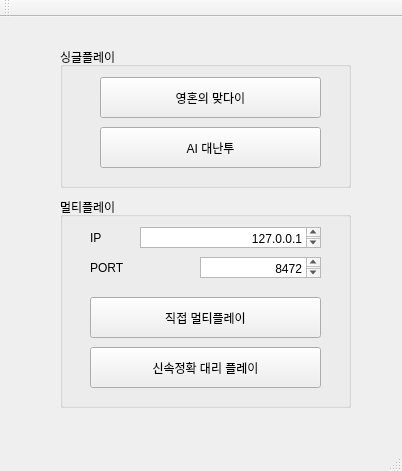
<?xml version="1.0" encoding="UTF-8"?>
<ui version="4.0">
 <class>QTtestClass</class>
 <widget class="QMainWindow" name="QTtestClass">
  <property name="geometry">
   <rect>
    <x>0</x>
    <y>0</y>
    <width>402</width>
    <height>471</height>
   </rect>
  </property>
  <property name="windowTitle">
   <string>Othello Stone!</string>
  </property>
  <widget class="QWidget" name="centralWidget">
   <widget class="QGroupBox" name="groupBox">
    <property name="geometry">
     <rect>
      <x>60</x>
      <y>30</y>
      <width>291</width>
      <height>141</height>
     </rect>
    </property>
    <property name="title">
     <string>싱글플레이</string>
    </property>
    <widget class="QPushButton" name="Singleplay_man">
     <property name="geometry">
      <rect>
       <x>40</x>
       <y>30</y>
       <width>221</width>
       <height>41</height>
      </rect>
     </property>
     <property name="text">
      <string>영혼의 맞다이</string>
     </property>
    </widget>
    <widget class="QPushButton" name="Singleplay_com">
     <property name="geometry">
      <rect>
       <x>40</x>
       <y>80</y>
       <width>221</width>
       <height>41</height>
      </rect>
     </property>
     <property name="text">
      <string>AI 대난투</string>
     </property>
    </widget>
   </widget>
   <widget class="QGroupBox" name="groupBox_2">
    <property name="geometry">
     <rect>
      <x>60</x>
      <y>180</y>
      <width>291</width>
      <height>211</height>
     </rect>
    </property>
    <property name="title">
     <string>멀티플레이</string>
    </property>
    <widget class="QPushButton" name="Multiplay_man">
     <property name="geometry">
      <rect>
       <x>30</x>
       <y>100</y>
       <width>231</width>
       <height>41</height>
      </rect>
     </property>
     <property name="text">
      <string>직접 멀티플레이</string>
     </property>
    </widget>
    <widget class="QTextEdit" name="svr_ip">
     <property name="geometry">
      <rect>
       <x>80</x>
       <y>30</y>
       <width>181</width>
       <height>21</height>
      </rect>
     </property>
     <property name="inputMethodHints">
      <set>Qt::ImhNone</set>
     </property>
     <property name="html">
      <string>&lt;!DOCTYPE HTML PUBLIC &quot;-//W3C//DTD HTML 4.0//EN&quot; &quot;http://www.w3.org/TR/REC-html40/strict.dtd&quot;&gt;
&lt;html&gt;&lt;head&gt;&lt;meta name=&quot;qrichtext&quot; content=&quot;1&quot; /&gt;&lt;style type=&quot;text/css&quot;&gt;
p, li { white-space: pre-wrap; }
&lt;/style&gt;&lt;/head&gt;&lt;body style=&quot; font-family:'Gulim'; font-size:9pt; font-weight:400; font-style:normal;&quot;&gt;
&lt;p align=&quot;right&quot; style=&quot; margin-top:0px; margin-bottom:0px; margin-left:0px; margin-right:0px; -qt-block-indent:0; text-indent:0px;&quot;&gt;127.0.0.1&lt;/p&gt;&lt;/body&gt;&lt;/html&gt;</string>
     </property>
    </widget>
    <widget class="QLabel" name="label">
     <property name="geometry">
      <rect>
       <x>30</x>
       <y>30</y>
       <width>41</width>
       <height>21</height>
      </rect>
     </property>
     <property name="text">
      <string>IP</string>
     </property>
    </widget>
    <widget class="QLabel" name="label_2">
     <property name="geometry">
      <rect>
       <x>30</x>
       <y>60</y>
       <width>41</width>
       <height>21</height>
      </rect>
     </property>
     <property name="text">
      <string>PORT</string>
     </property>
    </widget>
    <widget class="QTextEdit" name="svr_port">
     <property name="geometry">
      <rect>
       <x>140</x>
       <y>60</y>
       <width>121</width>
       <height>21</height>
      </rect>
     </property>
     <property name="inputMethodHints">
      <set>Qt::ImhNone</set>
     </property>
     <property name="html">
      <string>&lt;!DOCTYPE HTML PUBLIC &quot;-//W3C//DTD HTML 4.0//EN&quot; &quot;http://www.w3.org/TR/REC-html40/strict.dtd&quot;&gt;
&lt;html&gt;&lt;head&gt;&lt;meta name=&quot;qrichtext&quot; content=&quot;1&quot; /&gt;&lt;style type=&quot;text/css&quot;&gt;
p, li { white-space: pre-wrap; }
&lt;/style&gt;&lt;/head&gt;&lt;body style=&quot; font-family:'Gulim'; font-size:9pt; font-weight:400; font-style:normal;&quot;&gt;
&lt;p align=&quot;right&quot; style=&quot; margin-top:0px; margin-bottom:0px; margin-left:0px; margin-right:0px; -qt-block-indent:0; text-indent:0px;&quot;&gt;8472&lt;/p&gt;&lt;/body&gt;&lt;/html&gt;</string>
     </property>
    </widget>
    <widget class="QPushButton" name="Multiplay_com">
     <property name="geometry">
      <rect>
       <x>30</x>
       <y>150</y>
       <width>231</width>
       <height>41</height>
      </rect>
     </property>
     <property name="mouseTracking">
      <bool>true</bool>
     </property>
     <property name="text">
      <string>신속정확 대리 플레이</string>
     </property>
    </widget>
   </widget>
  </widget>
  <widget class="QMenuBar" name="menuBar">
   <property name="geometry">
    <rect>
     <x>0</x>
     <y>0</y>
     <width>402</width>
     <height>26</height>
    </rect>
   </property>
  </widget>
  <widget class="QToolBar" name="mainToolBar">
   <attribute name="toolBarArea">
    <enum>TopToolBarArea</enum>
   </attribute>
   <attribute name="toolBarBreak">
    <bool>false</bool>
   </attribute>
  </widget>
  <widget class="QStatusBar" name="statusBar"/>
 </widget>
 <layoutdefault spacing="6" margin="11"/>
 <resources>
  <include location="QTtest.qrc"/>
 </resources>
 <connections/>
</ui>
